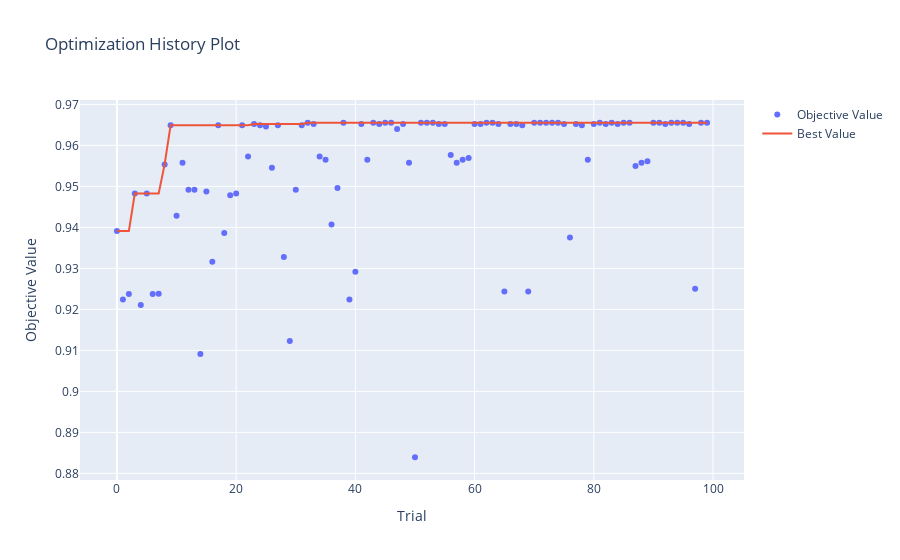
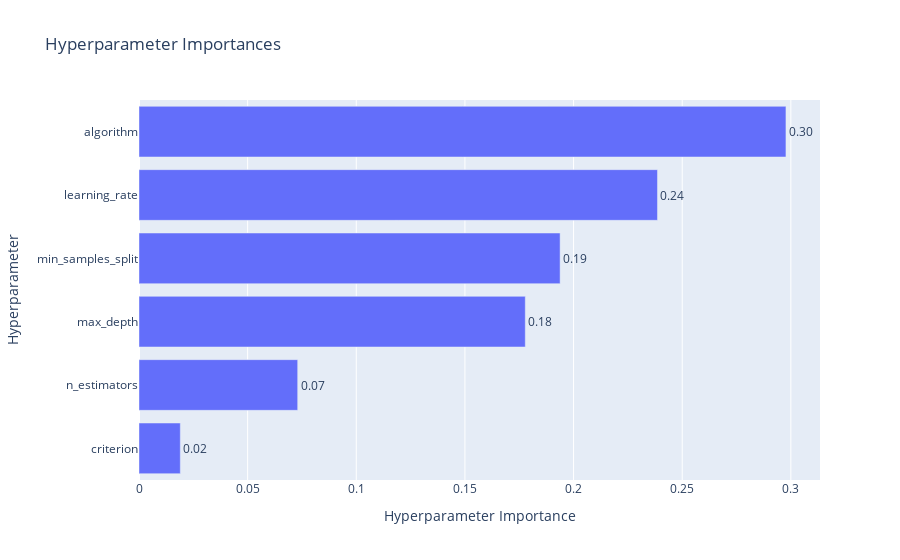

These figures' notebook cell, in order:
### Code cell
optuna.visualization.plot_optimization_history(study_3).show()
optuna.visualization.plot_param_importances(study_3).show()

### Figure 1 — Plotly figure (JSON) as saved in the notebook; plotly's stock layout.template omitted (floating-point values rounded to 4 significant figures)
{"data": [{"mode": "markers", "name": "Objective Value", "type": "scatter", "x": [0, 1, 2, 3, 4, 5, 6, 7, 8, 9, 10, 11, 12, 13, 14, 15, 16, 17, 18, 19, 20, 21, 22, 23, 24, 25, 26, 27, 28, 29, 30, 31, 32, 33, 34, 35, 36, 37, 38, 39, 40, 41, 42, 43, 44, 45, 46, 47, 48, 49, 50, 51, 52, 53, 54, 55, 56, 57, 58, 59, 60, 61, 62, 63, 64, 65, 66, 67, 68, 69, 70, 71, 72, 73, 74, 75, 76, 77, 78, 79, 80, 81, 82, 83, 84, 85, 86, 87, 88, 89, 90, 91, 92, 93, 94, 95, 96, 97, 98, 99], "y": [0.9391, 0.9224, 0.9237, 0.9483, 0.9211, 0.9483, 0.9237, 0.9238, 0.9554, 0.9649, 0.9429, 0.9558, 0.9492, 0.9492, 0.9091, 0.9487, 0.9316, 0.9649, 0.9386, 0.9478, 0.9483, 0.9649, 0.9573, 0.9652, 0.9649, 0.9646, 0.9545, 0.9649, 0.9328, 0.9123, 0.9492, 0.9649, 0.9655, 0.9652, 0.9573, 0.9565, 0.9407, 0.9496, 0.9655, 0.9224, 0.9292, 0.9652, 0.9565, 0.9655, 0.9652, 0.9655, 0.9655, 0.964, 0.9652, 0.9558, 0.8839, 0.9655, 0.9655, 0.9655, 0.9652, 0.9652, 0.9576, 0.9558, 0.9565, 0.9569, 0.9652, 0.9652, 0.9655, 0.9655, 0.9652, 0.9244, 0.9652, 0.9652, 0.9649, 0.9244, 0.9655, 0.9655, 0.9655, 0.9655, 0.9655, 0.9652, 0.9375, 0.9652, 0.9649, 0.9565, 0.9652, 0.9655, 0.9652, 0.9655, 0.9652, 0.9655, 0.9655, 0.955, 0.9558, 0.9561, 0.9655, 0.9655, 0.9652, 0.9655, 0.9655, 0.9655, 0.9652, 0.925, 0.9655, 0.9655]}, {"mode": "lines", "name": "Best Value", "type": "scatter", "x": [0, 1, 2, 3, 4, 5, 6, 7, 8, 9, 10, 11, 12, 13, 14, 15, 16, 17, 18, 19, 20, 21, 22, 23, 24, 25, 26, 27, 28, 29, 30, 31, 32, 33, 34, 35, 36, 37, 38, 39, 40, 41, 42, 43, 44, 45, 46, 47, 48, 49, 50, 51, 52, 53, 54, 55, 56, 57, 58, 59, 60, 61, 62, 63, 64, 65, 66, 67, 68, 69, 70, 71, 72, 73, 74, 75, 76, 77, 78, 79, 80, 81, 82, 83, 84, 85, 86, 87, 88, 89, 90, 91, 92, 93, 94, 95, 96, 97, 98, 99], "y": [0.9391, 0.9391, 0.9391, 0.9483, 0.9483, 0.9483, 0.9483, 0.9483, 0.9554, 0.9649, 0.9649, 0.9649, 0.9649, 0.9649, 0.9649, 0.9649, 0.9649, 0.9649, 0.9649, 0.9649, 0.9649, 0.9649, 0.9649, 0.9652, 0.9652, 0.9652, 0.9652, 0.9652, 0.9652, 0.9652, 0.9652, 0.9652, 0.9655, 0.9655, 0.9655, 0.9655, 0.9655, 0.9655, 0.9655, 0.9655, 0.9655, 0.9655, 0.9655, 0.9655, 0.9655, 0.9655, 0.9655, 0.9655, 0.9655, 0.9655, 0.9655, 0.9655, 0.9655, 0.9655, 0.9655, 0.9655, 0.9655, 0.9655, 0.9655, 0.9655, 0.9655, 0.9655, 0.9655, 0.9655, 0.9655, 0.9655, 0.9655, 0.9655, 0.9655, 0.9655, 0.9655, 0.9655, 0.9655, 0.9655, 0.9655, 0.9655, 0.9655, 0.9655, 0.9655, 0.9655, 0.9655, 0.9655, 0.9655, 0.9655, 0.9655, 0.9655, 0.9655, 0.9655, 0.9655, 0.9655, 0.9655, 0.9655, 0.9655, 0.9655, 0.9655, 0.9655, 0.9655, 0.9655, 0.9655, 0.9655]}, {"marker": {"color": "#cccccc"}, "mode": "markers", "name": "Infeasible Trial", "showlegend": false, "type": "scatter", "x": [], "y": []}], "layout": {"autosize": true, "title": {"text": "Optimization History Plot"}, "xaxis": {"autorange": true, "range": [-6.041, 105.0], "title": {"text": "Trial"}, "type": "linear"}, "yaxis": {"autorange": true, "range": [0.8772, 0.9723], "title": {"text": "Objective Value"}, "type": "linear"}}}

### Figure 2 — Plotly figure (JSON) as saved in the notebook; plotly's stock layout.template omitted (floating-point values rounded to 4 significant figures)
{"data": [{"cliponaxis": false, "hovertemplate": ["criterion (CategoricalDistribution): 0.019018100133452117<extra></extra>", "n_estimators (IntDistribution): 0.07303588905310453<extra></extra>", "max_depth (IntDistribution): 0.17778045907123682<extra></extra>", "min_samples_split (IntDistribution): 0.19380530055009662<extra></extra>", "learning_rate (FloatDistribution): 0.23861433206977964<extra></extra>", "algorithm (CategoricalDistribution): 0.29774591912233006<extra></extra>"], "name": "Objective Value", "orientation": "h", "text": ["0.02", "0.07", "0.18", "0.19", "0.24", "0.30"], "textposition": "outside", "type": "bar", "x": [0.01902, 0.07304, 0.1778, 0.1938, 0.2386, 0.2977], "y": ["criterion", "n_estimators", "max_depth", "min_samples_split", "learning_rate", "algorithm"]}], "layout": {"autosize": true, "title": {"text": "Hyperparameter Importances"}, "xaxis": {"autorange": true, "range": [0, 0.3134], "title": {"text": "Hyperparameter Importance"}, "type": "linear"}, "yaxis": {"autorange": true, "range": [-0.5, 5.5], "title": {"text": "Hyperparameter"}, "type": "category"}}}
